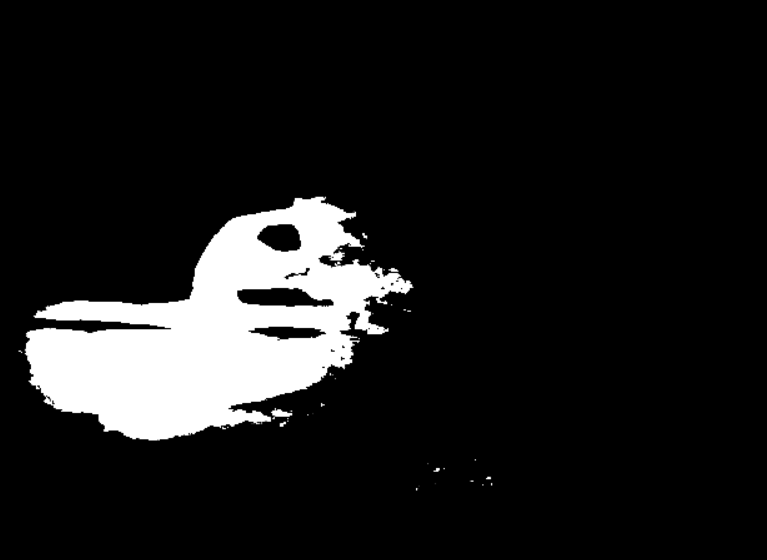
#> input picture Basketball trainer/Code suivi de ballon/Image/test3.png, 767 x 560 px, found by its file name
$ python SuiviDeBalle.py
#> lines starting #> are read from the running program, lines starting #| are printed output that depends on the picture; after the words box and inside, x2 and y2 are one past the last pixel; in counts of white or black regions, pixels touching at a corner belong together
import cv2
import numpy as np

# Lire l'image
img = cv2.imread('test3.png')
#> img is the input picture: shape (560, 767, 3); min 0, max 255, mean 27.7
gray = cv2.cvtColor(img, cv2.COLOR_BGR2GRAY)

# Appliquer un filtre Gaussien pour éliminer le bruit
gray = cv2.medianBlur(gray, 5)

intparam2 = 10
nb_circle = 0
while nb_circle != 3:
    nb_circle = 0
    circles = []
    # Utiliser la transformée de Hough pour détecter les cercles
    circles = cv2.HoughCircles(gray, cv2.HOUGH_GRADIENT, 1, 20, param1=50, param2=intparam2, minRadius=0, maxRadius=0)
    intparam2=intparam2+1
    nb_circle = circles.size
    print("nb_circle: ",nb_circle,"intparam2:",intparam2)
#> this loop made 19 passes
#> circles on pass 19: [[283.5, 237.5, 15.2]]
#> after the loop, intparam2 = 29
print("final : ", nb_circle)
#| final :  3


# Dessiner les cercles détectés sur l'image
if circles is not None:
    circles = np.uint16(np.around(circles))
#> circles = [[284, 238, 15]]
    for i in circles[0, :]:
        # Dessiner le cercle extérieur
        cv2.circle(img, (i[0], i[1]), i[2], (0, 255, 0), 2)
        # Dessiner le centre du cercle
        cv2.circle(img, (i[0], i[1]), 2, (0, 0, 255), 3)
#> this loop made 1 pass
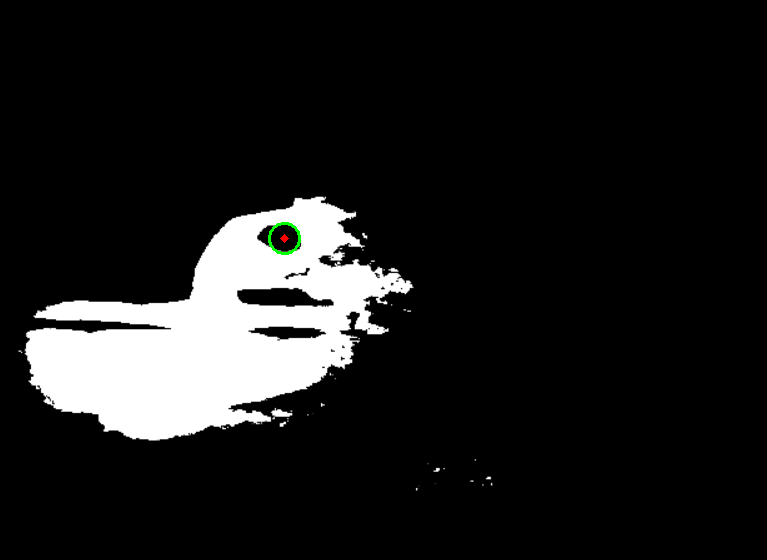
#> img: shape (560, 767, 3); 0.07% of pixels changed, all inside (x1, y1, x2, y2) = (268, 222, 301, 255)

# Afficher l'image avec les cercles dessinés
cv2.imshow("detected circles", img)
cv2.waitKey(0)
cv2.destroyAllWindows()


# Dans ce code, nous utilisons la fonction cv2.HoughCircles pour détecter les cercles dans l'image en niveaux de gris. Les paramètres param1 et param2 sont utilisés pour contrôler la sensibilité de la détection de cercles. La valeur de minRadius et maxRadius sont utilisées pour limiter la taille des cercles détectés.

# Ensuite, nous utilisons la fonction cv2.circle pour dessiner les cercles détectés sur l'image d'origine. Pour afficher le résultat, on utilise cv2.imshow() puis on attend une touche pour fermer l'image.

$ run again, with Basketball trainer/Code suivi de ballon/Image/test2.png copied over Basketball trainer/Code suivi de ballon/Image/test3.png
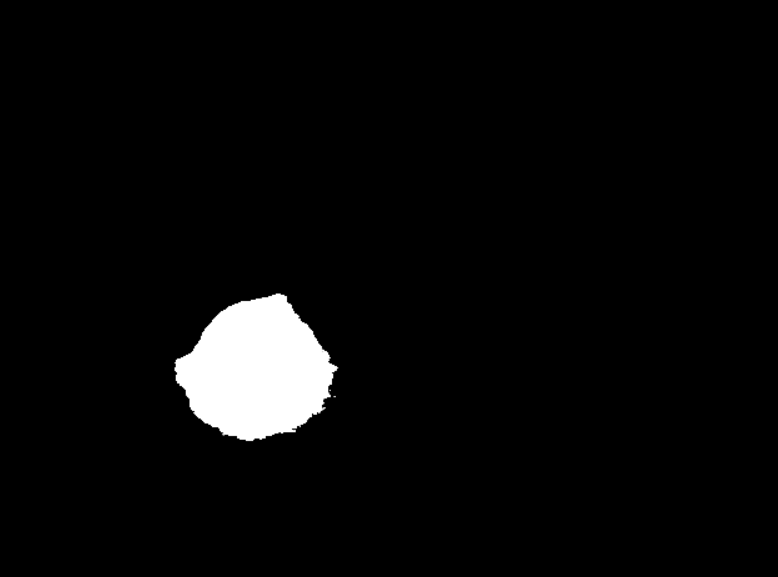
#> input picture Basketball trainer/Code suivi de ballon/Image/test2.png, 778 x 577 px, found by its file name
#> img is the input picture: shape (577, 778, 3); min 0, max 255, mean 9.2
#> the loop `while nb_circle != 3:` made 8 passes
#> circles on pass 8: [[263.5, 365.5, 69.7]]
#> after the loop `while nb_circle != 3:`: intparam2 = 18
#| final :  3
#> `circles = np.uint16(np.around(circles))`: circles = [[264, 366, 70]]
#> the loop `for i in circles[0, :]:` made 1 pass
#> after the loop `for i in circles[0, :]:`:
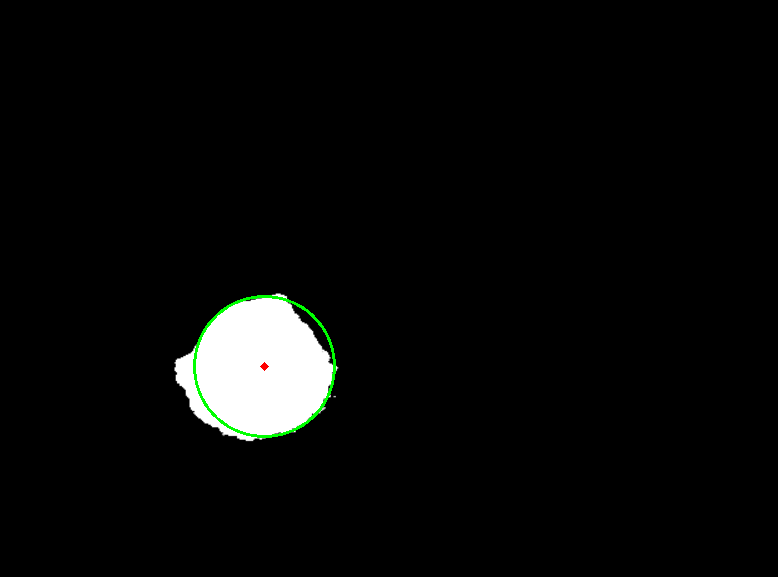
#> img: shape (577, 778, 3); 0.3% of pixels changed, all inside (x1, y1, x2, y2) = (193, 295, 336, 438)
